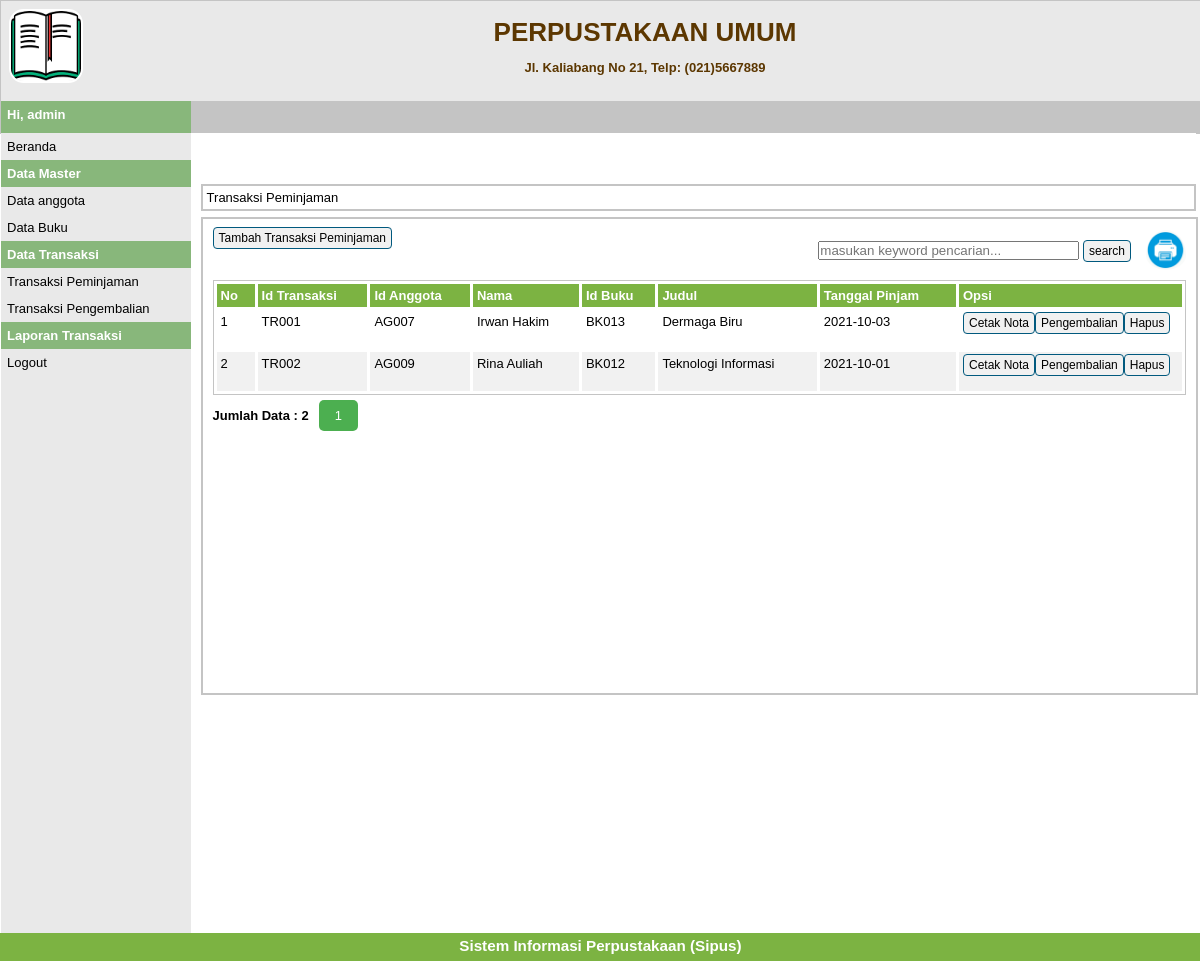
Page /index.php?p=transaksi-peminjaman (signed in) on the committed database.
### tables this page shows
CREATE TABLE `transaksi` (
  `id_transaksi` varchar(20) NOT NULL,
  `id_anggota` varchar(20) NOT NULL,
  `kd_buku` varchar(20) NOT NULL,
  `tgl_pinjam` date NOT NULL,
  `tgl_kembali` date NOT NULL
);

CREATE TABLE `tbanggota` (
  `idanggota` varchar(5) NOT NULL,
  `nama` varchar(30) DEFAULT NULL,
  `jeniskelamin` varchar(10) DEFAULT NULL,
  `alamat` varchar(40) DEFAULT NULL,
  `status` varchar(20) DEFAULT NULL,
  `foto` varchar(35) DEFAULT NULL
);

CREATE TABLE `buku` (
  `kd_buku` varchar(10) NOT NULL,
  `judul` varchar(50) NOT NULL,
  `kategori` varchar(50) DEFAULT NULL,
  `pengarang` varchar(50) NOT NULL,
  `penerbit` varchar(50) DEFAULT NULL
);

### pages/transaksi-peminjaman.php (the view, shortened to what this page needs)
<div id="label-page">Transaksi Peminjaman</div>
<div id="content">
   <p id="tombol-tambah-container">
   <form action="" class="form-inline" method="POST">
      <a href="index.php?p=transaksi-peminjaman-input" class="tombol">Tambah Transaksi Peminjaman</a>
      <a href="pages/cetak.php" target="_blank"><img src="print.png" class="print" alt="print"></a>
      <div style="margin-right: 15px; float:right;">
         <form action="" method="POST">
            <input type="text" name="pencarian" id="" autofocus placeholder="masukan keyword pencarian..." autocomplete="off" size="30">
            <input type="submit" value="search" name="search" class="tombol" style="margin-top: 10px;">
         </form>
      </div>
   </form>
   </p>
   <table id="tabel-tampil" border="0" cellspacing="3" cellpadding="0">
      <tr>
         <th id="label-tampil-no">No</th>
         <th>Id Transaksi</th>
         <th>Id Anggota</th>
         <th>Nama</th>
         <th>Id Buku</th>
         <th>Judul</th>
         <th>Tanggal Pinjam</th>
         <th id="label-opsi">Opsi</th>
      </tr>
      <?php
      $batas = 5;
      extract($_GET);
      if (empty($hal)) {
         $posisi = 0;
         $hal = 1;
         $nomor = 1;
      } else {
         $posisi = ($hal - 1) * $batas;
         $nomor = $posisi + 1;
      }
      if ($_SERVER['REQUEST_METHOD'] == "POST") {
         $pencarian = trim(mysqli_real_escape_string($db, $_POST['pencarian']));
         if ($pencarian != "") {
            $sql = "SELECT * FROM transaksi WHERE kd_buku LIKE '%$pencarian%' OR id_anggota LIKE '%$pencarian%'  OR id_transaksi LIKE '%$pencarian%' ";
            $query = $sql;
            $queryJml = $sql;
         } else {
            $query = "SELECT * FROM transaksi INNER JOIN tbanggota ON transaksi.id_anggota=tbanggota.idanggota INNER JOIN buku ON transaksi.kd_buku=buku.kd_buku LIMIT $posisi, $batas";
            $query = "SELECT * FROM transaksi INNER JOIN tbanggota ON transaksi.id_anggota=tbanggota.idanggota INNER JOIN buku ON transaksi.kd_buku=buku.kd_buku LIMIT $posisi, $batas";
            $queryJml = "SELECT * FROM transaksi INNER JOIN tbanggota ON transaksi.id_anggota=tbanggota.idanggota INNER JOIN buku ON transaksi.kd_buku=buku.kd_buku";
            $no = $posisi * 1;
         }
      } else {
         $query = "SELECT * FROM transaksi INNER JOIN tbanggota ON transaksi.id_anggota=tbanggota.idanggota INNER JOIN buku ON transaksi.kd_buku=buku.kd_buku LIMIT $posisi, $batas";
         $queryJml = "SELECT * FROM transaksi INNER JOIN tbanggota ON transaksi.id_anggota=tbanggota.idanggota INNER JOIN buku ON transaksi.kd_buku=buku.kd_buku";
      }
      $q_tampil_transaksi = mysqli_query($db, $query);
      if (mysqli_num_rows($q_tampil_transaksi) > 0) {
         while ($r_tampil_transaksi = mysqli_fetch_array($q_tampil_transaksi)) { ?>
            <tr>
               <td style="padding-bottom:20px;"><?= $nomor; ?></td>
               <td style="padding-bottom:20px;"><?= $r_tampil_transaksi['id_transaksi']; ?></td>
               <td style="padding-bottom:20px;"><?= $r_tampil_transaksi['id_anggota']; ?></td>
               <td style="padding-bottom:20px;"><?= $r_tampil_transaksi['nama']; ?></td>
               <td style="padding-bottom:20px;"><?= $r_tampil_transaksi['kd_buku']; ?></td>
               <td style="padding-bottom:20px;"><?= $r_tampil_transaksi['judul']; ?></td>
               <td style="padding-bottom:20px;"><?= $r_tampil_transaksi['tgl_pinjam']; ?></td>
               <td>
                  <div class="tombol-opsi-container-peminjaman">
                     <a href="pages/transaksi-cetak.php?id=<?= $r_tampil_transaksi['id_transaksi']; ?>" class="tombol">Cetak Nota</a><br><br>
                  </div>
                  <div class="tombol-opsi-container-peminjaman">
                     <a href="index.php?p=transaksi-peminjaman-edit&id=<?= $r_tampil_transaksi['id_transaksi']; ?>" class="tombol">Pengembalian</a>
                  </div>
                  <div class="tombol-opsi-container-peminjaman">
                     <a href="proses/transaksi-hapus.php?id=<?= $r_tampil_transaksi['id_transaksi']; ?>" class="tombol" onclick="return confirm('apakah anda yakin akan menghapus data ini')">Hapus</a>
                  </div>
               </td>
            </tr>
      <?php
            $nomor++;
         }
      } else {
         echo "<td colspan='6'> Data tidak ditemukan </td>";
      }
      ?>
   </table>
   <?php
   if (isset($_POST['pencarian'])) {
      if ($_POST['pencarian'] != '') {
         echo "<div style='float:left;'>";
         $jml = mysqli_num_rows(mysqli_query($db, $queryJml));
         echo "Data hasil pencarian : <b>$jml</b>";
         echo "</div>";
      }
   } else {
   ?>
      <div style="float: left; margin-top:13px; font-weight:bold;">
         <?php
         $jml = mysqli_num_rows(mysqli_query($db, $queryJml));
         echo "Jumlah Data : <b>$jml</b>";
         ?>
      </div>
      <div class="pagination">
         <?php
         $jml_hal = ceil($jml / $batas);
         for ($i = 1; $i <= $jml_hal; $i++) {
            if ($i != $hal) {
               echo "<a href='?p=transaksi-peminjaman&hal=$i'>$i</a>";
            } else {
               echo "<a class='active'>$i</a>";
            }
         }
         ?>
      </div>
   <?php } ?>
</div>

### style.css (style rules this page uses)
* { margin: 0px; padding: 0px; }
body { font-family: sans-serif; font-size: 13px; color: black; }
.pagination { display: inline-block; margin-left: 10px; margin-top: 5px; }
.pagination a { color: black; float: left; padding: 8px 16px; text-decoration: none; }
.pagination a.active { background-color: #4caf50; color: white; border-radius: 5px; }
#label-page { margin-top: 6px; margin-bottom: 6px; margin-left: 10px; border: 2px solid #c4c4c4; padding: 4px; width: 97.8%; }
.print { width: 40px; height: 40px; border-radius: 50%; float: right; padding-bottom: 10px; }
#content { float: left; width: 96.8%; min-height: 454px; border: 2px solid #c4c4c4; padding: 10px; margin-bottom: 6px; margin-left: 10px; }
.tombol { border-radius: 4px; font-size: 12px; text-decoration: none; background-color: #f1f1f1; padding-top: 3px; padding-bottom: 3px; padding-left: 5px; padding-right: 5px; border: 1px solid #01597e; color: black; margin-bottom: 5px; }
.tombol-opsi-container-peminjaman { float: left; }
#tombol-tambah-container { margin-bottom: 1px; }
#tabel-tampil { border: 1px solid #c4c4c4; width: 100%; }
#tabel-tampil tr:nth-child(odd) { background-color: #f1f1f1; }
#tabel-tampil tr th { background-color: #7cb342; color: #ffffff; padding: 4px; text-align: left; }
#tabel-tampil td { padding: 4px; }
#label-tampil-no { width: 30px; }
#label-opsi { width: 215px; font-weight: bold; }

### rows in the picture
transaksi: id_transaksi "TR001", id_anggota "AG007", id_anggota.nama "Irwan Hakim", kd_buku.kd_buku "BK013", kd_buku.judul "Dermaga Biru", tgl_pinjam "2021-10-03"
transaksi: id_transaksi "TR002", id_anggota "AG009", id_anggota.nama "Rina Auliah", kd_buku.kd_buku "BK012", kd_buku.judul "Teknologi Informasi", tgl_pinjam "2021-10-01"

### other values in the picture
$_SESSION['level'] "admin"
$jml "2"
